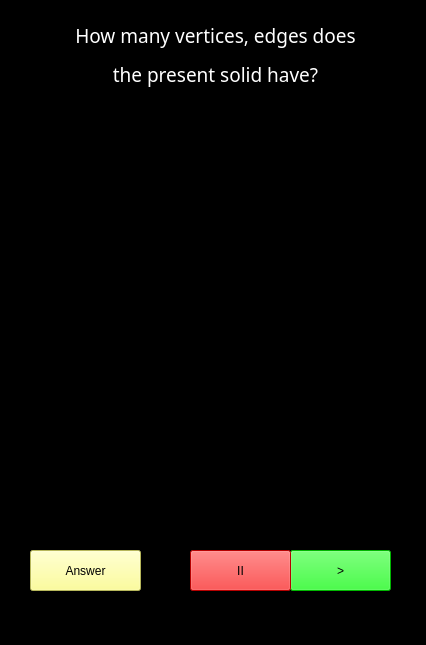
<?xml version="1.0" encoding="UTF-8"?>
<ui version="4.0">
 <class>Dialog3</class>
 <widget class="QWidget" name="Dialog3">
  <property name="geometry">
   <rect>
    <x>0</x>
    <y>0</y>
    <width>426</width>
    <height>645</height>
   </rect>
  </property>
  <property name="maximumSize">
   <size>
    <width>426</width>
    <height>645</height>
   </size>
  </property>
  <property name="windowTitle">
   <string>Visualisation</string>
  </property>
  <property name="styleSheet">
   <string notr="true">background-color: rgb(0, 0, 0);
color: rgb(255, 255, 255);</string>
  </property>
  <widget class="QLabel" name="label">
   <property name="geometry">
    <rect>
     <x>0</x>
     <y>-10</y>
     <width>428</width>
     <height>651</height>
    </rect>
   </property>
   <property name="maximumSize">
    <size>
     <width>428</width>
     <height>677</height>
    </size>
   </property>
   <property name="styleSheet">
    <string notr="true">background-color: rgb(0, 0, 0)</string>
   </property>
   <property name="text">
    <string/>
   </property>
  </widget>
  <widget class="QPushButton" name="pushButton">
   <property name="geometry">
    <rect>
     <x>290</x>
     <y>550</y>
     <width>101</width>
     <height>41</height>
    </rect>
   </property>
   <property name="styleSheet">
    <string notr="true">background-color: rgb(238, 238, 236);
background-color: rgb(0, 255, 0);
color: rgb(0, 0,0);</string>
   </property>
   <property name="text">
    <string>&gt;</string>
   </property>
  </widget>
  <widget class="QPushButton" name="pushButton_2">
   <property name="geometry">
    <rect>
     <x>190</x>
     <y>550</y>
     <width>101</width>
     <height>41</height>
    </rect>
   </property>
   <property name="styleSheet">
    <string notr="true">background-color: rgb(255, 0, 0);
background-color: rgb(255, 0, 0);
color: rgb(0, 0, 0);</string>
   </property>
   <property name="text">
    <string>II</string>
   </property>
  </widget>
  <widget class="QLabel" name="label_2">
   <property name="geometry">
    <rect>
     <x>-10</x>
     <y>-10</y>
     <width>451</width>
     <height>131</height>
    </rect>
   </property>
   <property name="font">
    <font>
     <family>Reem Kufi</family>
     <pointsize>14</pointsize>
    </font>
   </property>
   <property name="styleSheet">
    <string notr="true">color: rgb(255,255, 255);
background-color: rgb(0, 0, 0);
</string>
   </property>
   <property name="text">
    <string>&lt;html&gt;&lt;head/&gt;&lt;body&gt;&lt;p align=&quot;center&quot;&gt;How many vertices, edges does&lt;/p&gt;&lt;p align=&quot;center&quot;&gt;the present solid have?&lt;/p&gt;&lt;/body&gt;&lt;/html&gt;</string>
   </property>
  </widget>
  <widget class="QPushButton" name="pushButton_3">
   <property name="geometry">
    <rect>
     <x>30</x>
     <y>550</y>
     <width>111</width>
     <height>41</height>
    </rect>
   </property>
   <property name="styleSheet">
    <string notr="true">background-color: rgb(255, 255, 127);
color: rgb(0, 0, 0);</string>
   </property>
   <property name="text">
    <string>Answer</string>
   </property>
  </widget>
  <zorder>label</zorder>
  <zorder>pushButton</zorder>
  <zorder>pushButton_2</zorder>
  <zorder>pushButton_3</zorder>
  <zorder>label_2</zorder>
 </widget>
 <resources/>
 <connections/>
</ui>
